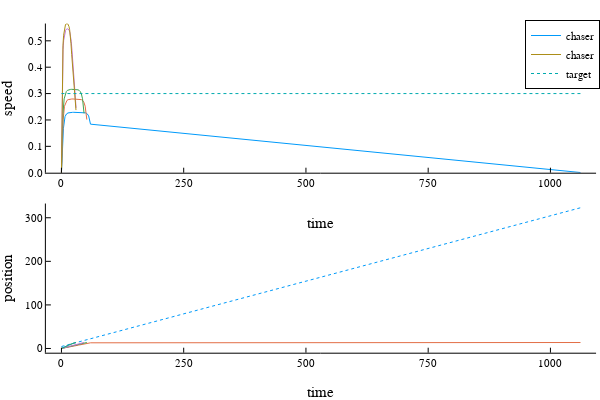

This figure's notebook cell:
### Code cell
wstar4 = findgait(WalkRW2l(α=0.35,safety=true), target=:speed=>0.5, varying=:P)
ctimes = 0.002:0.002:0.01 # cost of time, to encourage hurrying
cerror = 0.001#.000:0.005:0.02
targetspeed = 0.3
targetdist = 4.5
results = [optwalktag2(wstar4, 20, ctime=ctime, cerror=cerror,targetspeed=targetspeed, targetdist=targetdist)
    for ctime in ctimes]
targetpos(t) = targetdist .+ targetspeed.*t
p = plot(layout=(2,1))
targettimes = [range(0, result.totaltime, length=50) for result in results]
chasertimes = [cumsum([0;result.steps.tf]) for result in results] # accumulate step times
chaserposns = [cumsum([0; result.steps.steplength]) for result in results] # how far chaser goes
chaserspeeds = [[0; result.steps.speed] for result in results] # prepend 0 for start speed

plot!(p[1], chasertimes, chaserspeeds,ylims=(0,Inf),xlabel="time",ylabel="speed",
    label=["chaser" nothing nothing nothing])
plot!(p[1], chasertimes[1][[1,end]],[targetspeed,targetspeed],linestyle=:dot,label="target")
plot!(p[2], chasertimes[1], targetpos.(chasertimes[1]),label=nothing,linestyle=:dot)
plot!(p[2], chasertimes, chaserposns,xlabel="time",ylabel="position",label=nothing)

### Figure 1 — Plotly figure (JSON) as saved in the notebook; plotly's stock layout.template omitted (floating-point values rounded to 4 significant figures)
{"data": [{"colorbar": {"title": ""}, "legendgroup": "chaser", "line": {"color": "rgba(0, 154, 250, 1.000)", "dash": "solid", "shape": "linear", "width": 1}, "mode": "lines", "name": "chaser", "showlegend": true, "type": "scatter", "x": [0, 4.066, 7.292, 10.37, 13.4, 16.4, 19.4, 22.4, 25.4, 28.39, 31.39, 34.38, 37.38, 40.38, 43.38, 46.38, 49.4, 52.47, 55.65, 59.38, 1061.0], "xaxis": "x1", "y": [0, 0.1687, 0.2126, 0.2229, 0.2266, 0.228, 0.2286, 0.2288, 0.2289, 0.2289, 0.229, 0.2289, 0.2289, 0.2288, 0.2286, 0.2281, 0.2269, 0.2238, 0.2153, 0.184, 0.0006844], "yaxis": "y1", "zmax": null, "zmin": null}, {"colorbar": {"title": ""}, "legendgroup": "", "line": {"color": "rgba(227, 111, 71, 1.000)", "dash": "solid", "shape": "linear", "width": 1}, "mode": "lines", "name": "", "showlegend": false, "type": "scatter", "x": [0, 3.423, 6.147, 8.712, 11.22, 13.69, 16.15, 18.61, 21.07, 23.52, 25.97, 28.43, 30.88, 33.33, 35.79, 38.25, 40.73, 43.23, 45.8, 48.52, 51.92], "xaxis": "x1", "y": [0, 0.2003, 0.2518, 0.2674, 0.274, 0.277, 0.2784, 0.2791, 0.2794, 0.2795, 0.2796, 0.2796, 0.2795, 0.2794, 0.2791, 0.2784, 0.277, 0.274, 0.2675, 0.2521, 0.2013], "yaxis": "y1", "zmax": null, "zmin": null}, {"colorbar": {"title": ""}, "legendgroup": "", "line": {"color": "rgba(62, 164, 78, 1.000)", "dash": "solid", "shape": "linear", "width": 1}, "mode": "lines", "name": "", "showlegend": false, "type": "scatter", "x": [0, 3.058, 5.507, 7.8, 10.03, 12.22, 14.41, 16.58, 18.75, 20.92, 23.09, 25.26, 27.43, 29.6, 31.78, 33.96, 36.15, 38.38, 40.67, 43.12, 46.17], "xaxis": "x1", "y": [0, 0.2243, 0.28, 0.2991, 0.3079, 0.3121, 0.3142, 0.3153, 0.3159, 0.3161, 0.3162, 0.3162, 0.3161, 0.3159, 0.3153, 0.3143, 0.3122, 0.3079, 0.2993, 0.2803, 0.225], "yaxis": "y1", "zmax": null, "zmin": null}, {"colorbar": {"title": ""}, "legendgroup": "", "line": {"color": "rgba(195, 113, 210, 1.000)", "dash": "solid", "shape": "linear", "width": 1}, "mode": "lines", "name": "", "showlegend": false, "type": "scatter", "x": [0, 1.753, 3.225, 4.59, 5.903, 7.189, 8.46, 9.722, 10.98, 12.24, 13.5, 14.76, 16.03, 17.32, 18.65, 20.02, 21.5, 23.13, 24.96, 27.08, 29.87], "xaxis": "x1", "y": [0, 0.3913, 0.4658, 0.5023, 0.5222, 0.5334, 0.5398, 0.5433, 0.545, 0.5455, 0.5448, 0.5427, 0.5386, 0.5314, 0.5188, 0.4973, 0.4642, 0.4213, 0.3742, 0.3233, 0.2458], "yaxis": "y1", "zmax": null, "zmin": null}, {"colorbar": {"title": ""}, "legendgroup": "chaser", "line": {"color": "rgba(172, 142, 24, 1.000)", "dash": "solid", "shape": "linear", "width": 1}, "mode": "lines", "name": "chaser", "showlegend": true, "type": "scatter", "x": [0, 1.684, 3.103, 4.418, 5.684, 6.922, 8.146, 9.362, 10.58, 11.79, 13.0, 14.23, 15.47, 16.73, 18.04, 19.44, 20.97, 22.69, 24.61, 26.82, 29.71], "xaxis": "x1", "y": [0, 0.4072, 0.4835, 0.5212, 0.5419, 0.5537, 0.5603, 0.5639, 0.5655, 0.5655, 0.5639, 0.5604, 0.5539, 0.5423, 0.5224, 0.4905, 0.4474, 0.4007, 0.356, 0.3101, 0.2374], "yaxis": "y1", "zmax": null, "zmin": null}, {"colorbar": {"title": ""}, "legendgroup": "target", "line": {"color": "rgba(0, 170, 174, 1.000)", "dash": "dot", "shape": "linear", "width": 1}, "mode": "lines", "name": "target", "showlegend": true, "type": "scatter", "x": [0, 1061.0], "xaxis": "x1", "y": [0.3, 0.3], "yaxis": "y1", "zmax": null, "zmin": null}, {"colorbar": {"title": ""}, "legendgroup": "", "line": {"color": "rgba(0, 154, 250, 1.000)", "dash": "dot", "shape": "linear", "width": 1}, "mode": "lines", "name": "", "showlegend": false, "type": "scatter", "x": [0, 4.066, 7.292, 10.37, 13.4, 16.4, 19.4, 22.4, 25.4, 28.39, 31.39, 34.38, 37.38, 40.38, 43.38, 46.38, 49.4, 52.47, 55.65, 59.38, 1061.0], "xaxis": "x2", "y": [4.5, 5.72, 6.687, 7.611, 8.519, 9.421, 10.32, 11.22, 12.12, 13.02, 13.92, 14.81, 15.71, 16.61, 17.51, 18.41, 19.32, 20.24, 21.2, 22.31, 322.9], "yaxis": "y2", "zmax": null, "zmin": null}, {"colorbar": {"title": ""}, "legendgroup": "", "line": {"color": "rgba(227, 111, 71, 1.000)", "dash": "solid", "shape": "linear", "width": 1}, "mode": "lines", "name": "", "showlegend": false, "type": "scatter", "x": [0, 4.066, 7.292, 10.37, 13.4, 16.4, 19.4, 22.4, 25.4, 28.39, 31.39, 34.38, 37.38, 40.38, 43.38, 46.38, 49.4, 52.47, 55.65, 59.38, 1061.0], "xaxis": "x2", "y": [0, 0.6858, 1.372, 2.057, 2.743, 3.429, 4.115, 4.801, 5.486, 6.172, 6.858, 7.544, 8.23, 8.915, 9.601, 10.29, 10.97, 11.66, 12.34, 13.03, 13.72], "yaxis": "y2", "zmax": null, "zmin": null}, {"colorbar": {"title": ""}, "legendgroup": "", "line": {"color": "rgba(62, 164, 78, 1.000)", "dash": "solid", "shape": "linear", "width": 1}, "mode": "lines", "name": "", "showlegend": false, "type": "scatter", "x": [0, 3.423, 6.147, 8.712, 11.22, 13.69, 16.15, 18.61, 21.07, 23.52, 25.97, 28.43, 30.88, 33.33, 35.79, 38.25, 40.73, 43.23, 45.8, 48.52, 51.92], "xaxis": "x2", "y": [0, 0.6858, 1.372, 2.057, 2.743, 3.429, 4.115, 4.801, 5.486, 6.172, 6.858, 7.544, 8.23, 8.915, 9.601, 10.29, 10.97, 11.66, 12.34, 13.03, 13.72], "yaxis": "y2", "zmax": null, "zmin": null}, {"colorbar": {"title": ""}, "legendgroup": "", "line": {"color": "rgba(195, 113, 210, 1.000)", "dash": "solid", "shape": "linear", "width": 1}, "mode": "lines", "name": "", "showlegend": false, "type": "scatter", "x": [0, 3.058, 5.507, 7.8, 10.03, 12.22, 14.41, 16.58, 18.75, 20.92, 23.09, 25.26, 27.43, 29.6, 31.78, 33.96, 36.15, 38.38, 40.67, 43.12, 46.17], "xaxis": "x2", "y": [0, 0.6858, 1.372, 2.057, 2.743, 3.429, 4.115, 4.801, 5.486, 6.172, 6.858, 7.544, 8.23, 8.915, 9.601, 10.29, 10.97, 11.66, 12.34, 13.03, 13.72], "yaxis": "y2", "zmax": null, "zmin": null}, {"colorbar": {"title": ""}, "legendgroup": "", "line": {"color": "rgba(172, 142, 24, 1.000)", "dash": "solid", "shape": "linear", "width": 1}, "mode": "lines", "name": "", "showlegend": false, "type": "scatter", "x": [0, 1.753, 3.225, 4.59, 5.903, 7.189, 8.46, 9.722, 10.98, 12.24, 13.5, 14.76, 16.03, 17.32, 18.65, 20.02, 21.5, 23.13, 24.96, 27.08, 29.87], "xaxis": "x2", "y": [0, 0.6858, 1.372, 2.057, 2.743, 3.429, 4.115, 4.801, 5.486, 6.172, 6.858, 7.544, 8.23, 8.915, 9.601, 10.29, 10.97, 11.66, 12.34, 13.03, 13.72], "yaxis": "y2", "zmax": null, "zmin": null}, {"colorbar": {"title": ""}, "legendgroup": "", "line": {"color": "rgba(0, 170, 174, 1.000)", "dash": "solid", "shape": "linear", "width": 1}, "mode": "lines", "name": "", "showlegend": false, "type": "scatter", "x": [0, 1.684, 3.103, 4.418, 5.684, 6.922, 8.146, 9.362, 10.58, 11.79, 13.0, 14.23, 15.47, 16.73, 18.04, 19.44, 20.97, 22.69, 24.61, 26.82, 29.71], "xaxis": "x2", "y": [0, 0.6858, 1.372, 2.057, 2.743, 3.429, 4.115, 4.801, 5.486, 6.172, 6.858, 7.544, 8.23, 8.915, 9.601, 10.29, 10.97, 11.66, 12.34, 13.03, 13.72], "yaxis": "y2", "zmax": null, "zmin": null}], "layout": {"annotations": [], "height": 400, "legend": {"bgcolor": "rgba(255, 255, 255, 1.000)", "bordercolor": "rgba(0, 0, 0, 1.000)", "borderwidth": 1, "font": {"color": "rgba(0, 0, 0, 1.000)", "family": "Helvetica", "size": 11}, "title": {"font": {"color": "rgba(0, 0, 0, 1.000)", "family": "Helvetica", "size": 15}, "text": ""}, "tracegroupgap": 0, "traceorder": "normal", "x": 1, "xanchor": "auto", "y": 1, "yanchor": "auto"}, "margin": {"b": 20, "l": 0, "r": 0, "t": 20}, "paper_bgcolor": "rgba(255, 255, 255, 1.000)", "plot_bgcolor": "rgba(255, 255, 255, 1.000)", "showlegend": true, "width": 600, "xaxis1": {"anchor": "y1", "domain": [0.07647, 0.9934], "gridcolor": "rgba(0, 0, 0, 0.100)", "gridwidth": 0.5, "linecolor": "rgba(0, 0, 0, 1.000)", "mirror": false, "range": [-31.84, 1093.0], "showgrid": false, "showline": true, "showticklabels": true, "tickangle": 0, "tickcolor": "rgb(0, 0, 0)", "tickfont": {"color": "rgba(0, 0, 0, 1.000)", "family": "Helvetica", "size": 11}, "tickmode": "array", "ticks": "inside", "ticktext": ["0", "250", "500", "750", "1000"], "tickvals": [0, 250, 500, 750, 1000], "title": "time", "titlefont": {"color": "rgba(0, 0, 0, 1.000)", "family": "Helvetica", "size": 15}, "type": "-", "visible": true, "zeroline": false, "zerolinecolor": "rgba(0, 0, 0, 1.000)"}, "xaxis2": {"anchor": "y2", "domain": [0.07647, 0.9934], "gridcolor": "rgba(0, 0, 0, 0.100)", "gridwidth": 0.5, "linecolor": "rgba(0, 0, 0, 1.000)", "mirror": false, "range": [-31.84, 1093.0], "showgrid": false, "showline": true, "showticklabels": true, "tickangle": 0, "tickcolor": "rgb(0, 0, 0)", "tickfont": {"color": "rgba(0, 0, 0, 1.000)", "family": "Helvetica", "size": 11}, "tickmode": "array", "ticks": "inside", "ticktext": ["0", "250", "500", "750", "1000"], "tickvals": [0, 250, 500, 750, 1000], "title": "time", "titlefont": {"color": "rgba(0, 0, 0, 1.000)", "family": "Helvetica", "size": 15}, "type": "-", "visible": true, "zeroline": false, "zerolinecolor": "rgba(0, 0, 0, 1.000)"}, "yaxis1": {"anchor": "x1", "domain": [0.5758, 0.9902], "gridcolor": "rgba(0, 0, 0, 0.100)", "gridwidth": 0.5, "linecolor": "rgba(0, 0, 0, 1.000)", "mirror": false, "range": [0, 0.5655], "showgrid": false, "showline": true, "showticklabels": true, "tickangle": 0, "tickcolor": "rgb(0, 0, 0)", "tickfont": {"color": "rgba(0, 0, 0, 1.000)", "family": "Helvetica", "size": 11}, "tickmode": "array", "ticks": "inside", "ticktext": ["0.0", "0.1", "0.2", "0.3", "0.4", "0.5"], "tickvals": [0, 0.1, 0.2, 0.3, 0.4, 0.5], "title": "speed", "titlefont": {"color": "rgba(0, 0, 0, 1.000)", "family": "Helvetica", "size": 15}, "type": "-", "visible": true, "zeroline": false, "zerolinecolor": "rgba(0, 0, 0, 1.000)"}, "yaxis2": {"anchor": "x2", "domain": [0.07581, 0.4902], "gridcolor": "rgba(0, 0, 0, 0.100)", "gridwidth": 0.5, "linecolor": "rgba(0, 0, 0, 1.000)", "mirror": false, "range": [-9.688, 332.6], "showgrid": false, "showline": true, "showticklabels": true, "tickangle": 0, "tickcolor": "rgb(0, 0, 0)", "tickfont": {"color": "rgba(0, 0, 0, 1.000)", "family": "Helvetica", "size": 11}, "tickmode": "array", "ticks": "inside", "ticktext": ["0", "100", "200", "300"], "tickvals": [0, 100, 200, 300], "title": "position", "titlefont": {"color": "rgba(0, 0, 0, 1.000)", "family": "Helvetica", "size": 15}, "type": "-", "visible": true, "zeroline": false, "zerolinecolor": "rgba(0, 0, 0, 1.000)"}}}
